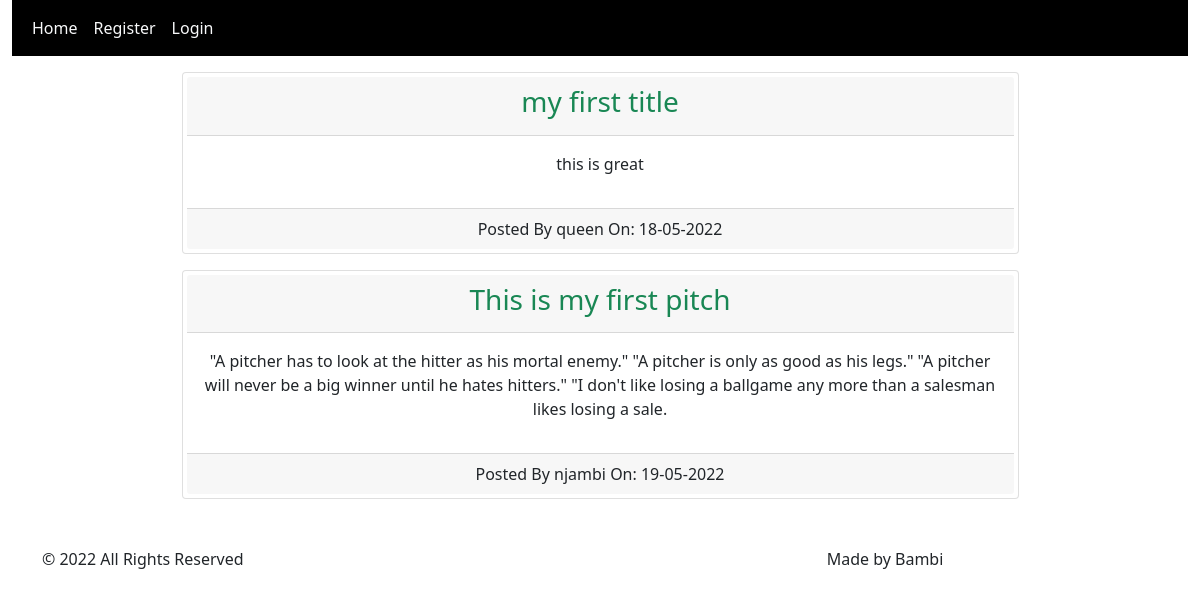
Page /home on the earlier database version.
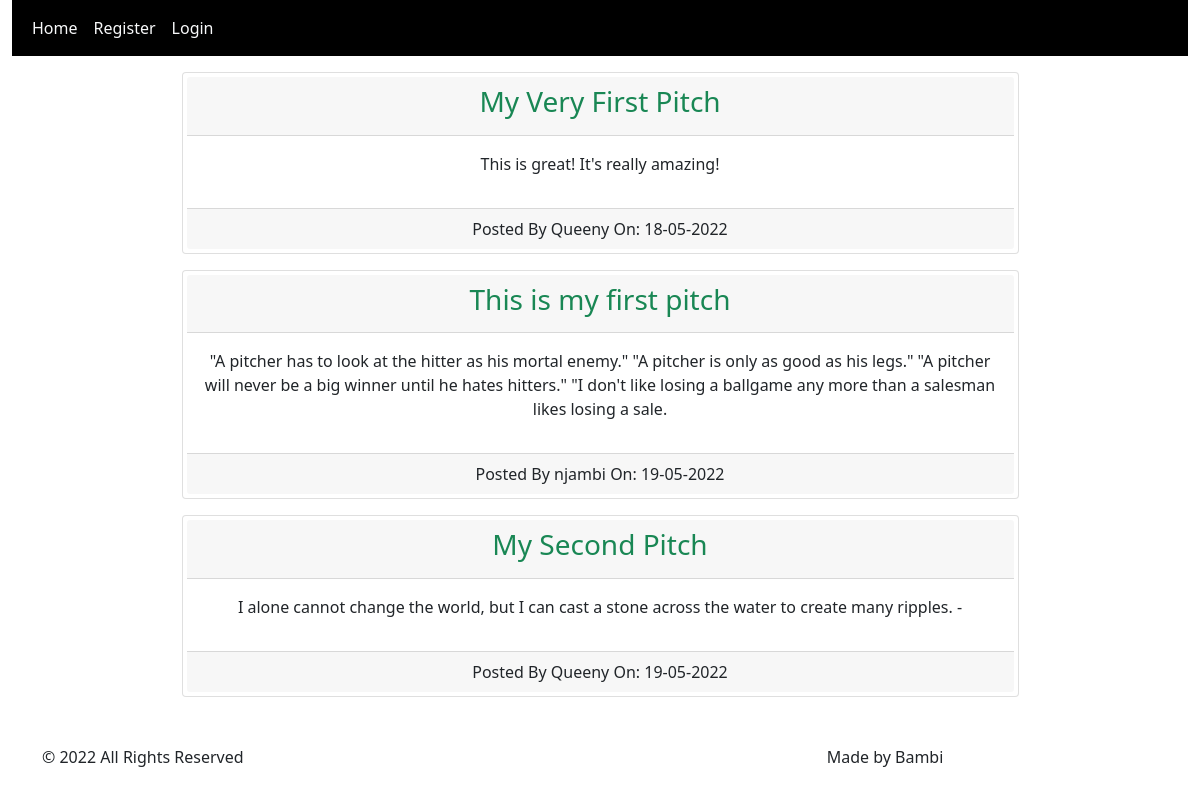
Same page on the later database version.
### mypitches/models.py (models this page shows, shortened)
class Post(db.Model):
    __tablename__ = 'post'
    id = db.Column(db.Integer,primary_key = True)
    title = db.Column(db.String(100))
    date_posted = db.Column(db.DateTime, default = datetime.utcnow)
    content = db.Column(db.Text)
    user_id = db.Column(db.Integer,db.ForeignKey('user.id'))

class User(db.Model, UserMixin):
    __tablename__ = 'user'
    id = db.Column(db.Integer,primary_key = True)
    username = db.Column(db.String(20),unique = True)
    email = db.Column(db.String(100),unique = True)
    profile_pic_path = db.Column(db.String(20),default='default.jpg')
    password = db.Column(db.String(50))
    posts = db.relationship('Post',backref = 'author',lazy = True)

### mypitches/routes.py (the view)
@app.route("/")
@app.route("/home")
def home():
    posts = Post.query.all()
    return render_template('home.html', posts=posts)

### mypitches/templates/home.html
{% extends "base.html" %}
{% block content %}
    {% for post in posts %}
    <div class="mt-3 ">
        <div class="card w-75 p-1 text-dark m-auto d-flex justify-content-center">
            <div class="card-header">
                <h3><a class="text-success text-decoration-none" href="{{ url_for('post', post_id = post.id) }}">{{ post.title }}</a></h3>
            </div>
            <div class="card-body">
                <p>{{ post.content }}</p>
            </div>
            <div class="card-footer">
                <span>Posted By {{ post.author.username }} On: {{ post.date_posted.strftime('%d-%m-%Y') }}</span>
            </div>
        </div>
    </div>
    {% endfor %}
    <footer>
        <div class="row">
            <div class="col">
                <p class="text-start mt-5">&copy; 2022 All Rights Reserved</p>
            </div>
            <div class="col">
                <p class="text-center mt-5">Made by Bambi</p>
            </div>
        </div>
    </footer>
{% endblock%}

### mypitches/templates/base.html (shortened to what this page needs)
<!DOCTYPE html>
<html lang="en">
<head>
    <link href="https://cdn.jsdelivr.net/npm/bootstrap@5.0.2/dist/css/bootstrap.min.css" rel="stylesheet">
    <link rel="stylesheet" href="{{url_for('static',filename='css/styles.css')}}">
</head>
<body class="wholebody">
    <div class="container-fluid">
        {% block navbar %}
            {% include 'navbar.html' %}
        {% endblock %}
            <div class="container text-center">
                {% block content %}
                {% endblock %}
            </div>
    </div>
</body>
</html>

### mypitches/templates/navbar.html (shortened to what this page needs)
<nav class="mynav navbar navbar-expand-lg navbar-light">
    <div class="container-fluid">
      <div class="collapse navbar-collapse" id="navbarNav">
        <ul class="navbar-nav">
          <li class="nav-item">
            <a class="nav-link active text-light" aria-current="page" href="{{ url_for('home') }}">Home</a>
          </li>
          <div class="navbar-nav">
            {% if current_user.is_authenticated %}
            <li class="nav-item">
              <a class="nav-link text-light" href="{{ url_for('new_post') }}">New Pitch</a>
            </li>
            <li class="nav-item">
              <a class="nav-link text-light" href="{{ url_for('account') }}">Account</a>
            </li>
            <li class="nav-item">
              <a class="nav-link text-light" href="{{ url_for('logout') }}">Logout</a>
            </li>
            {% else%}
              <li class="nav-item">
                <a class="nav-link text-light" href="{{ url_for('register') }}">Register</a>
              </li>
              <li class="nav-item">
                <a class="nav-link text-light" href="{{ url_for('login') }}">Login</a>
              </li>
            {% endif %}
          </div>
        </ul>
      </div>
    </div>
  </nav>

### mypitches/static/css/styles.css (style rules this page uses)
.wholebody { background-image: url(https://images.unsplash.com/photo-1487088678257-3a541e6e3922?crop=entropy&cs=tinysrgb&fm=jpg&ixlib=rb-1.2.1&q=60&raw_url=true&ixid=MnwxMjA3fDB8MHxzZWFyY2h8Mnx8cXVvdGVzJTIwYmFja2dyb3VuZHxlbnwwfHwwfHw%3D&auto=format&fit=crop&w=500); background-size: cover; }
.mynav { background-color: black; }

Differences in the rows shown:
changed Post: title "my first title" → "My Very First Pitch"; content "this is great" → "This is great! It's really amazing!"; author.username "queen" → "Queeny"
added Post: title "My Second Pitch", content "I alone cannot change the world, but I can cast a stone across the water to create many ripples. -", author.username "Queeny", date_posted "19-05-2022"
